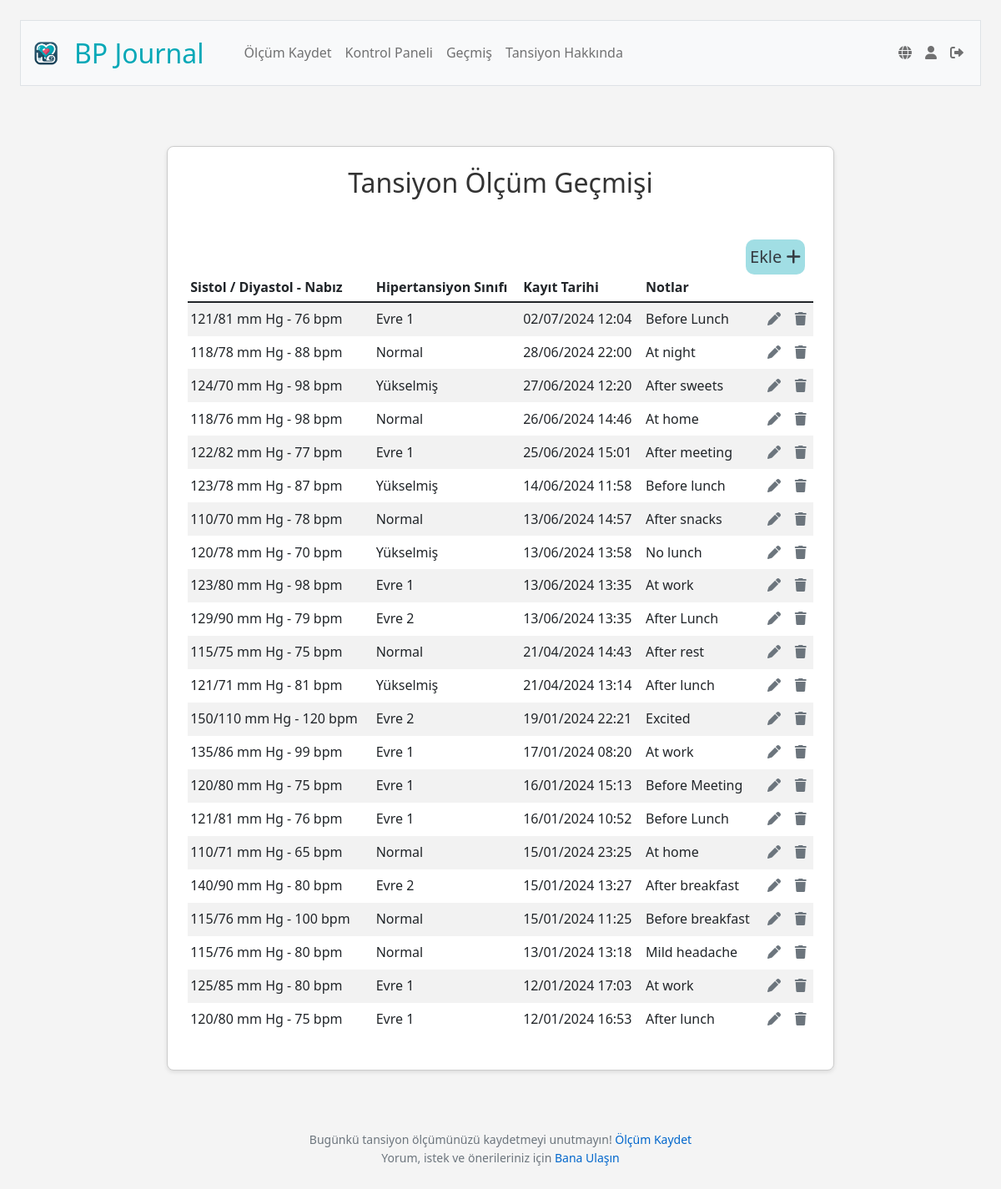
Screenshot of /history (signed in) with the database file from the repository.
### tables this page shows
CREATE TABLE blood_pressure_readings (
id INTEGER PRIMARY KEY AUTOINCREMENT NOT NULL,
user_id INTEGER NOT NULL,
systolic INTEGER NOT NULL,
diastolic INTEGER NOT NULL,
pulse INTEGER,
reading_date DATETIME DEFAULT CURRENT_TIMESTAMP,
notes TEXT,
FOREIGN KEY (user_id) REFERENCES users (id));

### app.py (the view)
@app.route("/history", methods=["GET", "POST"])
@login_required
def history():
    data=g.language_data['history']
    if request.method == "POST":
        if "edit_record" in request.form:
            record_id = request.form.get("record_id")
            return redirect(url_for('edit', id=record_id))
        elif "remove_record" in request.form:
            record_id = request.form.get("record_id")
            try:
                db.execute("DELETE FROM blood_pressure_readings WHERE id = ?", record_id)
                flash(data['removeSuccess'], 'success')
                return redirect("/history")
            except Exception as e:
                flash(f"{data['removeFail']} {e}", 'danger')
                return redirect("/history")
    else:
        user_id = session["user_id"]
        user_timezone = db.execute("SELECT timezone FROM users WHERE id = ?", user_id)[0]['timezone']
        user_tz = pytz.timezone(user_timezone)
        recording_rows = db.execute("""
                                    SELECT *
                                    FROM blood_pressure_readings
                                    WHERE user_id = ?
                                    ORDER BY reading_date DESC
        """, user_id)
        for row in recording_rows:
            row["classification"] = classify_bp(row["systolic"], row["diastolic"])
            utc_time = row["reading_date"]
            try:
                local_time = pytz.utc.localize(datetime.strptime(utc_time, '%Y-%m-%d %H:%M:%S')).astimezone(user_tz)
                row["reading_date"] = local_time.strftime('%d/%m/%Y %H:%M')
            except Exception:
                row["reading_date"] = utc_time
    return render_template("history.html", classes=g.language_data['classes'], history=recording_rows, data=data)

### app.py (called while the page is built)
@app.before_request
def load_language_data():
    if 'language' not in session:
        session['language'] = 'tr'
    user_lang = session['language']
    with open(f'languages/{user_lang}.json', 'r') as file:
        g.language_data = json.load(file)
    g.language_data['current_lang'] = user_lang

@app.after_request
def after_request(response):
    response.headers["Cache-Control"] = "no-cache, no-store, must-revalidate"
    response.headers["Expires"] = 0
    response.headers["Pragma"] = "no-cache"
    return response

@app.context_processor
def inject_layout_data():
    return dict(layout_data=g.language_data['layout'])

@app.context_processor
def inject_user_details():
    if 'user_id' in session:
        user_id = session['user_id']
        user_info = db.execute("SELECT username FROM users WHERE id = ?", user_id)
        if user_info:
            username = user_info[0]['username']
        else:
            username = None
    else:
        username = None
    return {'username': username}

### helpers.py (called while the page is built)
def classify_bp(systolic, diastolic):
    if systolic < 120 and diastolic < 80:
        return "Normal"
    elif 120 <= systolic < 130 and diastolic < 80:
        return "Elevated"
    elif 130 <= systolic < 140 or 80 <= diastolic < 90:
        return "High1"
    elif 140 <= systolic or 90 <= diastolic:
        return "High2"
    else:
        return "Crisis"

def login_required(f):
    @wraps(f)
    def decorated_function(*args, **kwargs):
        if session.get("user_id") is None:
            return redirect("/login")
        return f(*args, **kwargs)
    return decorated_function

### templates/history.html (shortened to what this page needs)
{% extends "layout.html" %}
{% block main %}
    <div class="section">
        <h2>{{ data.heading }}</h2>
        <a class="add-record-button" href="/record" title="{{ layout_data.recordReading }}">
            {{ data.recordReading }} <i class="fas fa-plus icon"></i>
        </a>
        <link rel="stylesheet" href="https://cdnjs.cloudflare.com/ajax/libs/font-awesome/6.0.0-beta3/css/all.min.css">
        <table class="table table-striped">
            <thead>
                <tr>
                    <th class="text-start">{{ data.combined }}</th>
                    <th class="text-start">{{ data.readingClassification }}</th>
                    <th class="text-start">{{ data.dateRecorded }}</th>
                    <th class="text-start">{{ data.notes }}</th>
                    <th class="text-start"></th>
                    <th class="text-start"></th>
                </tr>
            </thead>
            <tbody>
                {% for row in history %}
                <tr>
                    <td class="text-start">{{ row.systolic }}/{{ row.diastolic }} mm Hg - {{ row.pulse }} bpm</td>
                    <td class="text-start">{{ classes[row.classification] }}</td>
                    <td class="text-start">{{ row.reading_date }}</td>
                    <td class="text-start">{{ row.notes }}</td>
                    <td>
                    <form action="/history" method="POST" style="display:inline;">
                        <button type="submit" name="edit_record" class="icon-btn" title="{{ data.editRecording }}">
                            <i class="fas fa-pen"></i>
                        </button>
                    </form>
                    </td>
                    <td>
                    <form action="/history" method="POST" style="display:inline;">
                        <button type="submit" name="remove_record" class="icon-btn" title="{{ data.removeRecording }}">
                            <i class="fas fa-trash"></i>
                        </button>
                    </form>
                    </td>
                </tr>
                {% endfor %}
            </tbody>
        </table>
    </div>
{% endblock %}

### static/styles.css (style rules this page uses)
body { background-color: #f4f4f4; color: #333; font-family: 'Segoe UI', Arial, sans-serif; line-height: 1.6; margin: 0; padding: 1.5em; }
h2, h3, h4, h5 { margin-bottom: 1.5em; text-align: center; }
h2 { font-size: 2em; }
p, li, a { font-size: 1em; text-align: justify; }
a { color: #0066cc; text-decoration: none; }
.section { background-color: #ffffff; border: 1px solid #ccc; border-radius: 0.5em; box-shadow: 0 2px 5px rgba(0,0,0,0.1); padding: 1.5em; margin: 1.5em auto; margin-left: auto; margin-right: auto; max-width: 800px; }
.table>:not(caption)>*>* { border-bottom-width: 0px; padding: .2rem .2rem; vertical-align: middle; }
.add-record-button { background: #06a8b760; border: none; border-left: 0.5em; border-radius: 0.5em; color: #343a40; cursor: pointer; float: right; font-size: 1.25em; margin: 0; margin-left: 0.5em; margin-right: 0.5em; padding: 0.25em; transition-duration: 0.3s; }
.icon-btn { background: none; border: none; border-radius: 0.25em; color: #6c757d; cursor: pointer; font-size: 1em; padding: 0.25em; margin: 0; transition: 0.3s; }

### rows the page displays
blood_pressure_readings: systolic "121", diastolic "81", pulse "76", classes "Evre 1", reading_date "02/07/2024 12:04", notes "Before Lunch"
blood_pressure_readings: systolic "118", diastolic "78", pulse "88", classes "Normal", reading_date "28/06/2024 22:00", notes "At night"
blood_pressure_readings: systolic "124", diastolic "70", pulse "98", classes "Yükselmiş", reading_date "27/06/2024 12:20", notes "After sweets"
blood_pressure_readings: systolic "118", diastolic "76", pulse "98", classes "Normal", reading_date "26/06/2024 14:46", notes "At home"
blood_pressure_readings: systolic "122", diastolic "82", pulse "77", classes "Evre 1", reading_date "25/06/2024 15:01", notes "After meeting"
blood_pressure_readings: systolic "123", diastolic "78", pulse "87", classes "Yükselmiş", reading_date "14/06/2024 11:58", notes "Before lunch"
blood_pressure_readings: systolic "110", diastolic "70", pulse "78", classes "Normal", reading_date "13/06/2024 14:57", notes "After snacks"
blood_pressure_readings: systolic "120", diastolic "78", pulse "70", classes "Yükselmiş", reading_date "13/06/2024 13:58", notes "No lunch"
blood_pressure_readings: systolic "123", diastolic "80", pulse "98", classes "Evre 1", reading_date "13/06/2024 13:35", notes "At work"
blood_pressure_readings: systolic "129", diastolic "90", pulse "79", classes "Evre 2", reading_date "13/06/2024 13:35", notes "After Lunch"
blood_pressure_readings: systolic "115", diastolic "75", pulse "75", classes "Normal", reading_date "21/04/2024 14:43", notes "After rest"
blood_pressure_readings: systolic "121", diastolic "71", pulse "81", classes "Yükselmiş", reading_date "21/04/2024 13:14", notes "After lunch"
blood_pressure_readings: systolic "150", diastolic "110", pulse "120", classes "Evre 2", reading_date "19/01/2024 22:21", notes "Excited"
blood_pressure_readings: systolic "135", diastolic "86", pulse "99", classes "Evre 1", reading_date "17/01/2024 08:20", notes "At work"
blood_pressure_readings: systolic "120", diastolic "80", pulse "75", classes "Evre 1", reading_date "16/01/2024 15:13", notes "Before Meeting"
blood_pressure_readings: systolic "121", diastolic "81", pulse "76", classes "Evre 1", reading_date "16/01/2024 10:52", notes "Before Lunch"
blood_pressure_readings: systolic "110", diastolic "71", pulse "65", classes "Normal", reading_date "15/01/2024 23:25", notes "At home"
blood_pressure_readings: systolic "140", diastolic "90", pulse "80", classes "Evre 2", reading_date "15/01/2024 13:27", notes "After breakfast"
blood_pressure_readings: systolic "115", diastolic "76", pulse "100", classes "Normal", reading_date "15/01/2024 11:25", notes "Before breakfast"
blood_pressure_readings: systolic "115", diastolic "76", pulse "80", classes "Normal", reading_date "13/01/2024 13:18", notes "Mild headache"
blood_pressure_readings: systolic "125", diastolic "85", pulse "80", classes "Evre 1", reading_date "12/01/2024 17:03", notes "At work"
blood_pressure_readings: systolic "120", diastolic "80", pulse "75", classes "Evre 1", reading_date "12/01/2024 16:53", notes "After lunch"

### other values shown
{{ layout_data.navbarBrand }} "BP Journal"
{{ layout_data.recordReading }} "Ölçüm Kaydet"
{{ layout_data.dashboard }} "Kontrol Paneli"
{{ layout_data.history }} "Geçmiş"
{{ layout_data.resources }} "Tansiyon Hakkında"
{{ data.heading }} "Tansiyon Ölçüm Geçmişi"
{{ data.recordReading }} "Ekle"
{{ data.combined }} "Sistol / Diyastol - Nabız"
{{ data.readingClassification }} "Hipertansiyon Sınıfı"
{{ data.dateRecorded }} "Kayıt Tarihi"
{{ data.notes }} "Notlar"
{{ layout_data.footerTextA }} "Bugünkü tansiyon ölçümünüzü kaydetmeyi unutmayın!"
{{ layout_data.footerTextB }} "Ölçüm Kaydet"
{{ layout_data.footerTextC }} "Yorum, istek ve önerileriniz için"
{{ layout_data.footerTextD }} "Bana Ulaşın"
